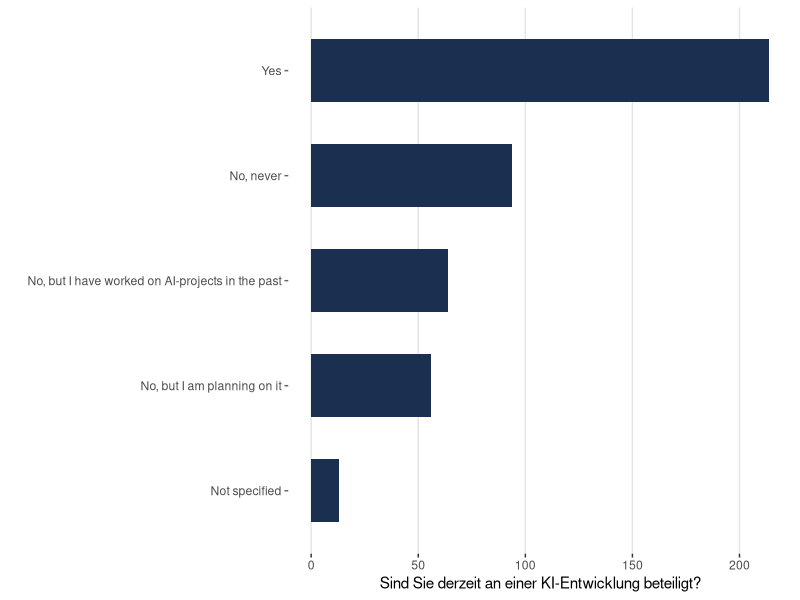

Write the R code that produced this figure.
## ---- chunk 1
knitr::opts_chunk$set(echo = TRUE)
## ---- chunk 2
library(readxl)
library(tidyverse)
library(writexl)
library(knitr)
## ---- chunk 3
# define theme and colors for barplots
bar_theme <-   theme(rect = element_blank(),
        axis.ticks.y = element_line(color = "grey40"),
        panel.grid.major.x = element_line(color = "grey90"))
bar_color <-  "#1b3051"
bar_width <- 0.6
## ---- chunk 4
merged <- read_excel("merged.xlsx")
View(merged)
## ---- chunk 5
nrow(merged)
ncol(merged)
## ---- chunk 6
complete1 <- merged[merged$fragebogen_fairness_und_ki_complete == 2, ]
nrow(complete1)
## ---- chunk 7
is.factor(complete1$ki_entwicklung)
## ---- chunk 8
complete1$ki_entwicklung = as.factor(complete1$ki_entwicklung)
## ---- chunk 9
developer <- complete1 %>% 
  group_by(ki_entwicklung) %>% 
  summarize(N = n()) %>% 
  mutate(Percent = N / sum(N) * 100,
         Percent = round(Percent, 1)) %>% 
  arrange(desc(N))

#Rename Variables
developer$ki_entwicklung <- factor(developer$ki_entwicklung,levels = c(1,2,3,4,5), labels = c("Yes","No, but I have worked on AI-projects in the past", "No, but I am planning on it", "No, never", "Not specified"))

knitr::kable(developer)
## ---- chunk 10
ggplot(developer) + geom_col(aes(reorder(ki_entwicklung, N, sum), N),
                              fill = bar_color,
                              width = bar_width) +
  labs(x = "", y = "Sind Sie derzeit an einer KI-Entwicklung beteiligt?") +
  scale_y_continuous(breaks = seq(0,200,50)) +
  coord_flip() +
  bar_theme
## ---- chunk 11
AIcomplete1 <- complete1[complete1$ki_entwicklung == 1 | complete1$ki_entwicklung == 2 | complete1$ki_entwicklung == 3, ]
nrow(AIcomplete1)
## ---- chunk 12
AIcomplete2 <- AIcomplete1[AIcomplete1$fragebogen_fairness_und_ki_2_complete == 2, ]
nrow(AIcomplete2)
## ---- chunk 13
199/334*100
## ---- chunk 14
AIcomplete2$arbeitsland = as.factor(AIcomplete2$arbeitsland)
AIcomplete2$geschlecht = as.factor(AIcomplete2$geschlecht)
AIcomplete2$sektor = as.factor(AIcomplete2$sektor)
AIcomplete2$quelle = as.factor(AIcomplete2$quelle)
AIcomplete2$alter = as.numeric(AIcomplete2$alter)
## ---- chunk 15
nrow(AIcomplete2)
AIcomplete2 <- AIcomplete2 %>% drop_na(quelle)
nrow(AIcomplete2)
## ---- chunk 16
nrow(AIcomplete2)
AIcomplete2 <- AIcomplete2 %>% drop_na(arbeitsland)
nrow(AIcomplete2)
## ---- chunk 17
nrow(AIcomplete2)
AIcomplete2 <- AIcomplete2 %>% drop_na(geschlecht)
nrow(AIcomplete2)
## ---- chunk 18
nrow(AIcomplete2)
AIcomplete2 <- AIcomplete2 %>% drop_na(alter)
nrow(AIcomplete2)
## ---- chunk 19
nrow(AIcomplete2)
AIcomplete2 <- AIcomplete2 %>% drop_na(sektor)
nrow(AIcomplete2)
## ---- chunk 20
which(colnames(AIcomplete2) == "ki_entwicklungsphase___1")
which(colnames(AIcomplete2) == "ki_entwicklungsphase___8")
## ---- chunk 21
data_ID<-AIcomplete2 %>% select(1, 19:26)
view(data_ID)
ncol(data_ID)
## ---- chunk 22
data_ID <- data_ID %>%
    mutate(nonresp = select(., 2:9) %>% rowSums(na.rm = TRUE))
incomplete <- data_ID[data_ID$nonresp == 0, ]
incomplete$id
## ---- chunk 23
nrow(AIcomplete2)
AIcomplete2 <-AIcomplete2[!(AIcomplete2$id==136 | AIcomplete2$id==439 | AIcomplete2$id==625),]
nrow(AIcomplete2)
rm(data_ID)
rm(incomplete)
## ---- chunk 24
which(colnames(AIcomplete2) == "med_fachbereich___1")
which(colnames(AIcomplete2) == "med_fachbereich___37")
## ---- chunk 25
data_ID<-AIcomplete2 %>% select(1, 28:64)
view(data_ID)
ncol(data_ID)
## ---- chunk 26
data_ID <- data_ID %>%
    mutate(nonresp = select(., 2:38) %>% rowSums(na.rm = TRUE))
incomplete <- data_ID[data_ID$nonresp == 0, ]
incomplete$id
## ---- chunk 27
nrow(AIcomplete2)
AIcomplete2 <- AIcomplete2[!(AIcomplete2$id==36 | AIcomplete2$id==143 | AIcomplete2$id==278 | AIcomplete2$id==567 | AIcomplete2$id==609),]
nrow(AIcomplete2)
rm(data_ID)
rm(incomplete)
## ---- chunk 28
which(colnames(AIcomplete2) == "ki_art___1")
which(colnames(AIcomplete2) == "ki_art___4")
## ---- chunk 29
data_ID<-AIcomplete2 %>% select(1,  66:69)
view(data_ID)
ncol(data_ID)
## ---- chunk 30
data_ID <- data_ID %>%
    mutate(nonresp = select(., 2:5) %>% rowSums(na.rm = TRUE))
incomplete <- data_ID[data_ID$nonresp == 0, ]
incomplete$id
## ---- chunk 31
nrow(AIcomplete2)
AIcomplete2 <- AIcomplete2[!(AIcomplete2$id==316  | AIcomplete2$id==366),]
nrow(AIcomplete2)
rm(data_ID)
rm(data_ID)
## ---- chunk 32
which(colnames(AIcomplete2) == "ki_bereich___1")
which(colnames(AIcomplete2) == "ki_bereich___7")
## ---- chunk 33
data_ID <-AIcomplete2 %>% select(1,  81:87)
view(data_ID)
ncol(data_ID)
## ---- chunk 34
data_ID <- data_ID %>%
    mutate(nonresp = select(., 2:8) %>% rowSums(na.rm = TRUE))
incomplete <- data_ID[data_ID$nonresp == 0, ]
incomplete$id
## ---- chunk 35
nrow(AIcomplete2)
AIcomplete2 <- AIcomplete2[!(AIcomplete2$id==231  | AIcomplete2$id==351  | AIcomplete2$id==357 | AIcomplete2$id==560),]
nrow(AIcomplete2)
rm(data_ID)
rm(incomplete)
## ---- chunk 36
nrow(AIcomplete2)
AIcomplete2 <- AIcomplete2 %>% drop_na(bias_ki)
nrow(AIcomplete2)
## ---- chunk 37
which(colnames(AIcomplete2) == "bias_feld___1")
which(colnames(AIcomplete2) == "bias_feld___6")
## ---- chunk 38
data_ID <-AIcomplete2 %>% select(1,  90:95)
view(data_ID)
ncol(data_ID)
## ---- chunk 39
data_ID <- data_ID %>%
    mutate(nonresp = select(., 2:7) %>% rowSums(na.rm = TRUE))
incomplete <- data_ID[data_ID$nonresp == 0, ]
incomplete$id
## ---- chunk 40
nrow(AIcomplete2)
AIcomplete2 <- AIcomplete2[!(AIcomplete2$id==247   | AIcomplete2$id==257   | AIcomplete2$id==269  | AIcomplete2$id==290  | AIcomplete2$id==382    | AIcomplete2$id==422   | AIcomplete2$id==624),]
nrow(AIcomplete2)
rm(data_ID)
rm(incomplete)
## ---- chunk 41
which(colnames(AIcomplete2) == "ki_trainingsdaten___1")
which(colnames(AIcomplete2) == "ki_trainingsdaten___4")
## ---- chunk 42
data_ID <-AIcomplete2 %>% select(1, 97:100)
view(data_ID)
ncol(data_ID)
## ---- chunk 43
data_ID <- data_ID %>%
    mutate(nonresp = select(., 2:5) %>% rowSums(na.rm = TRUE))
incomplete <- data_ID[data_ID$nonresp == 0, ]
incomplete$id
## ---- chunk 44
nrow(AIcomplete2)
AIcomplete2 <- AIcomplete2[!(AIcomplete2$id==214    | AIcomplete2$id==330    | AIcomplete2$id==587),]
nrow(AIcomplete2)
rm(data_ID)
rm(incomplete)
## ---- chunk 45
which(colnames(AIcomplete2) == "ki_daten_quelle___1")
which(colnames(AIcomplete2) == "ki_daten_quelle___6")
## ---- chunk 46
data_ID <-AIcomplete2 %>% select(1, 101:106)
view(data_ID)
ncol(data_ID)
## ---- chunk 47
data_ID <- data_ID %>%
    mutate(nonresp = select(., 2:7) %>% rowSums(na.rm = TRUE))
incomplete <- data_ID[data_ID$nonresp == 0, ]
incomplete$id
## ---- chunk 48
nrow(AIcomplete2)
AIcomplete2 <- AIcomplete2[!(AIcomplete2$id==152),]
nrow(AIcomplete2)
rm(data_ID)
rm(incomplete)
## ---- chunk 49
nrow(AIcomplete2)
AIcomplete2 <- AIcomplete2 %>% drop_na(nat_internat_daten)
nrow(AIcomplete2)
## ---- chunk 50
nrow(AIcomplete2)
AIcomplete2 <- AIcomplete2 %>% drop_na(standard_daten)
nrow(AIcomplete2)
## ---- chunk 51
which(colnames(AIcomplete2) == "massnahmen_bias___1")
which(colnames(AIcomplete2) == "massnahmen_bias___6")
## ---- chunk 52
data_ID <-AIcomplete2 %>% select(1, 110:115)
view(data_ID)
ncol(data_ID)
## ---- chunk 53
data_ID <- data_ID %>%
    mutate(nonresp = select(., 2:7) %>% rowSums(na.rm = TRUE))
incomplete <- data_ID[data_ID$nonresp == 0, ]
incomplete$id
## ---- chunk 54
nrow(AIcomplete2)
AIcomplete2 <- AIcomplete2[!(AIcomplete2$id==529      | AIcomplete2$id==28),]
nrow(AIcomplete2)
rm(data_ID)
rm(incomplete)
## ---- chunk 55
which(colnames(AIcomplete2) == "soziodem_daten___1")
which(colnames(AIcomplete2) == "soziodem_daten___7")
## ---- chunk 56
data_ID <-AIcomplete2 %>% select(1, 117:123)
view(data_ID)
ncol(data_ID)
## ---- chunk 57
data_ID <- data_ID %>%
    mutate(nonresp = select(., 2:8) %>% rowSums(na.rm = TRUE))
incomplete <- data_ID[data_ID$nonresp == 0, ]
incomplete$id
## ---- chunk 58
rm(data_ID)
rm(incomplete)
## ---- chunk 59
nrow(AIcomplete2)
AIcomplete2 <- AIcomplete2 %>% drop_na(fairness_ki)
nrow(AIcomplete2)
## ---- chunk 60
write_xlsx(AIcomplete2, 'AnalysisFile_Bias_AI.xlsx')
